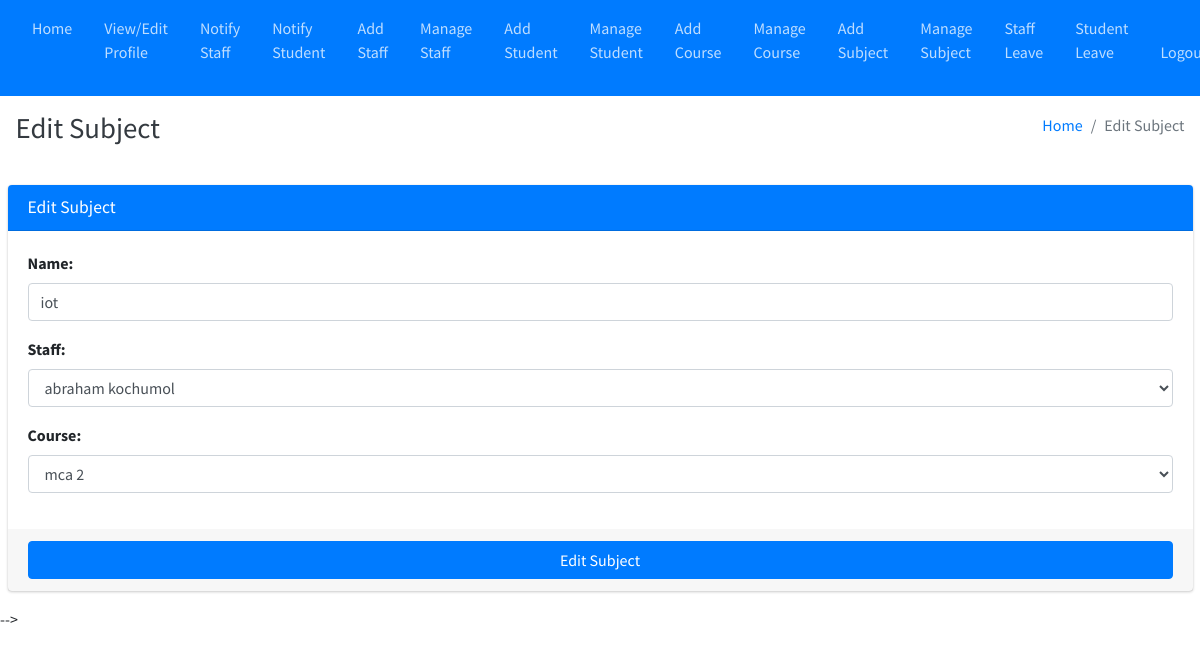
/subject/edit/1 (signed in), run on the app's committed database.
### main_app/models.py (models this page shows, shortened)
class Subject(models.Model):
    name = models.CharField(max_length=120)
    staff = models.ForeignKey(Staff,on_delete=models.CASCADE,)
    course = models.ForeignKey(Course, on_delete=models.CASCADE)
    updated_at = models.DateTimeField(auto_now=True)
    created_at = models.DateTimeField(auto_now_add=True)

### main_app/hod_views.py (the view, shortened to what this page needs)
def edit_subject(request, subject_id):
    instance = get_object_or_404(Subject, id=subject_id)
    form = SubjectForm(request.POST or None, instance=instance)
    context = {
        'form': form,
        'subject_id': subject_id,
        'page_title': 'Edit Subject'
    }
    return render(request, 'hod_template/edit_subject_template.html', context)

### main_app/forms.py
class SubjectForm(FormSettings):
    def __init__(self, *args, **kwargs):
        super(SubjectForm, self).__init__(*args, **kwargs)
    class Meta:
        model = Subject
        fields = ['name', 'staff', 'course']

### main_app/models.py (called while the page is built)
    def __str__(self):
        return self.name

    def __str__(self):
        return self.admin.last_name + " " + self.admin.first_name

### main_app/templates/hod_template/edit_subject_template.html
{% extends 'main_app/base.html' %}
{% load static %}
{% block page_title %}{{page_title}}{% endblock page_title %}
{% block content %}
<section class="content">
    <div class="container-fluid">
        <div class="row">
            <div class="col-md-12">
                <div class="card card-primary">
                    <div class="card-header">
                        <h3 class="card-title">{{page_title}}</h3>
                    </div>
                    {% include "main_app/form_template.html" with messages=messages  form=form button_text="Edit Subject"%}
                </div>
            </div>
        </div>
    </div>
</section>
{% endblock content %}

### main_app/templates/main_app/form_template.html (shortened to what this page needs)
<form role="form" method="POST" enctype="multipart/form-data">
    <div class="card-body">
        {% for field in form  %}
        <div class="form-group">
            {{field.label_tag}}
            {{field}}
        </div>
        {% endfor %}
    </div>
    <div class="card-footer">
        <button type="submit" class="btn btn-primary btn-block">
            {% if button_text %}
            {{button_text}}
            {% else %}
            Submit
            {% endif %}
        </button>
    </div>
</form>

### data on the page
Subject: form "iot" "abraham kochumol" "mca 2"

### other printed values
{{ page_title }} "Edit Subject"
{{ field.label_tag }} "Name:" "Staff:" "Course:"
{{ button_text }} "Edit Subject"
